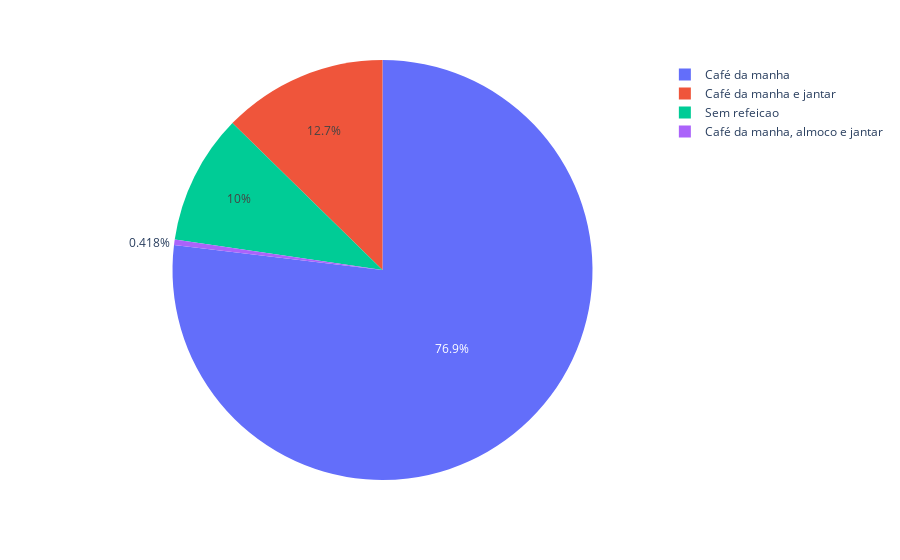

Write notebook code for a chart like this one.
### Code cell
df_02 = df.copy()
linhas = df_02['booking_canceled'] == 0
df_02 = df_02.loc[linhas, :]
df_aux = df_02.loc[:, ['id', 'meal_regime']].groupby('meal_regime').count().reset_index()
px.pie(df_aux, values='id', names='meal_regime')

### Figure 1 — Plotly figure (JSON) as saved in the notebook; plotly's stock layout.template omitted (floating-point values rounded to 4 significant figures)
{"data": [{"domain": {"x": [0, 1], "y": [0, 1]}, "hovertemplate": "meal_regime=%{label}<br>id=%{value}<extra></extra>", "labels": ["Café da manha", "Café da manha e jantar", "Café da manha, almoco e jantar", "Sem refeicao"], "legendgroup": "", "name": "", "showlegend": true, "type": "pie", "values": [34938, 5757, 190, 4545]}], "layout": {"legend": {"tracegroupgap": 0}, "margin": {"t": 60}}}
